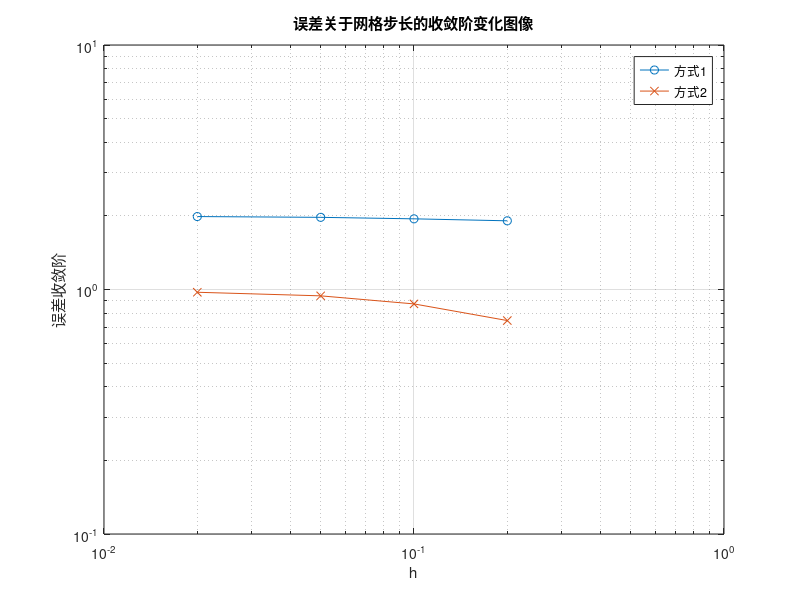

MATLAB code for this plot:
clear;clc;
format long;
h_values = [0.2; 0.1; 0.05; 0.02; 0.01];
results(length(h_values)) = struct('h', [], 'x', [], 'u1', [], 'u2', [], 'u_true', []);
for k = 1:length(h_values)
    h = h_values(k);
    x = 0:h:1;
    N = length(x) - 1;
    A = zeros(N+2, N+1);
    A(1, 1) = 1/h^2;
    for i = 2:N
       A(i, i-1) = -1/h^2;
       A(i, i) = 2/h^2 + x(i);
       A(i, i+1) = -1/h^2;
    end
    A(N+1, N) = -2/h^2;
    A(N+1, N+1) = x(N+1) + 2/h^2 - 4/h;
    A(N+2, N) = -1/h;
    A(N+2, N+1) = 1/h-2;
    b = zeros(N+2, 1);
    b(1) = 3/h^2;
    for i = 2:N
       b(i) = (2*pi^2 + 2*x(i))*cos(pi*x(i)) + x(i)*(x(i)+1);
    end
    b(N+1) = (2*pi^2 + 2*x(N+1))*cos(pi*x(N+1)) + x(N+1)*(x(N+1)+1) + 2/h;
    b(N+2) = 1;
    u1 = A(1:N+1, :) \ b(1:N+1);
    u2 = A([1:N, N+2], :) \ b([1:N, N+2]);
    results(k).x = x;
    results(k).u1 = u1;
    results(k).u2 = u2;
    results(k).u_true = (2*cos(pi.*x)+x+1)';
end
error_u1 = zeros(length(h_values), 1);
error_u2 = zeros(length(h_values), 1);
for k = 1:length(h_values)
    h = h_values(k);
    x = results(k).x;
    N = length(x) - 1;
    error_u1(k) = sqrt(sum(h*((results(k).u1(2:N) - results(k).u_true(2:N)).^2)));
    error_u2(k) = sqrt(sum(h*((results(k).u2(2:N) - results(k).u_true(2:N)).^2)));
end
Alpha1 = (log(error_u1(2:end)) - log(error_u1(1:end-1))) ./ (log(h_values(2:end)) - log(h_values(1:end-1)));
Alpha2 = (log(error_u2(2:end)) - log(error_u2(1:end-1))) ./ (log(h_values(2:end)) - log(h_values(1:end-1)));
figure;
loglog(h_values(1:end-1), Alpha1, '-o', 'DisplayName', '方式1');
hold on;
loglog(h_values(1:end-1), Alpha2, '-x', 'DisplayName', '方式2');
xlabel('h');
ylabel('误差收敛阶');
title('误差关于网格步长的收敛阶变化图像');
grid on;
legend('show');
hold off;

